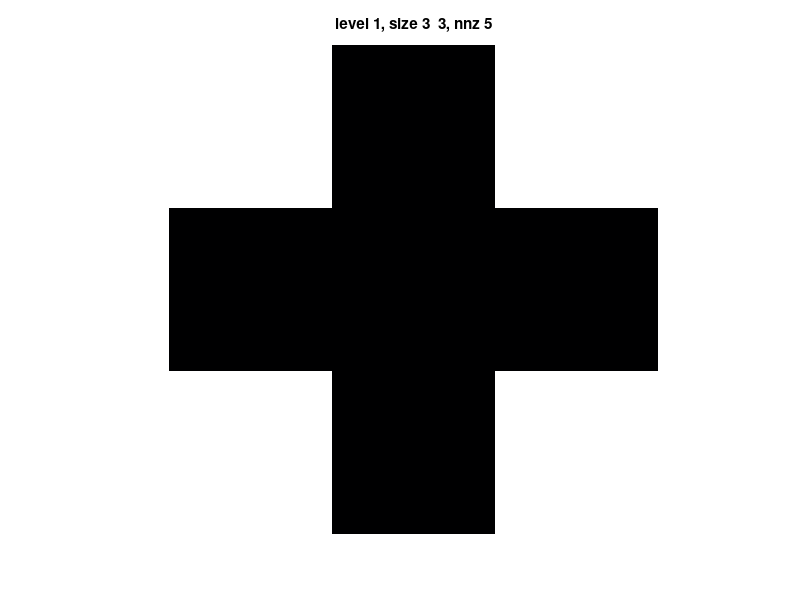
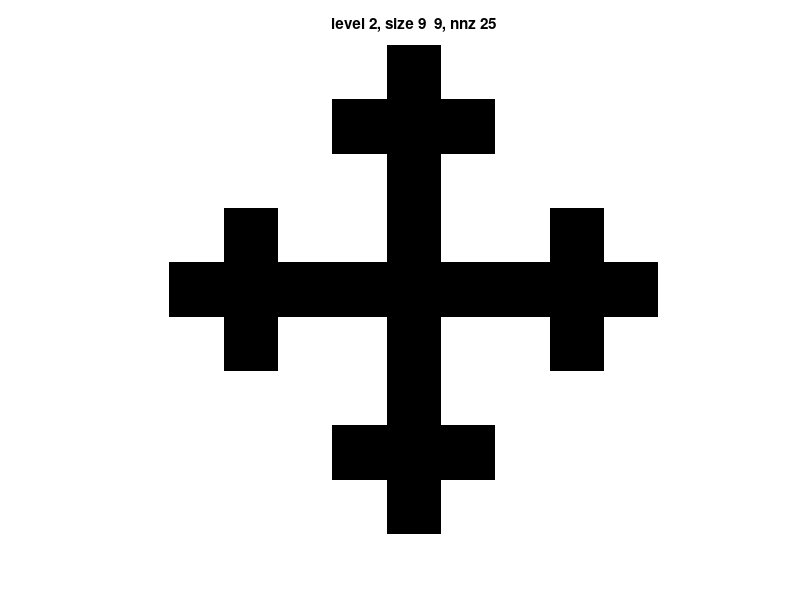
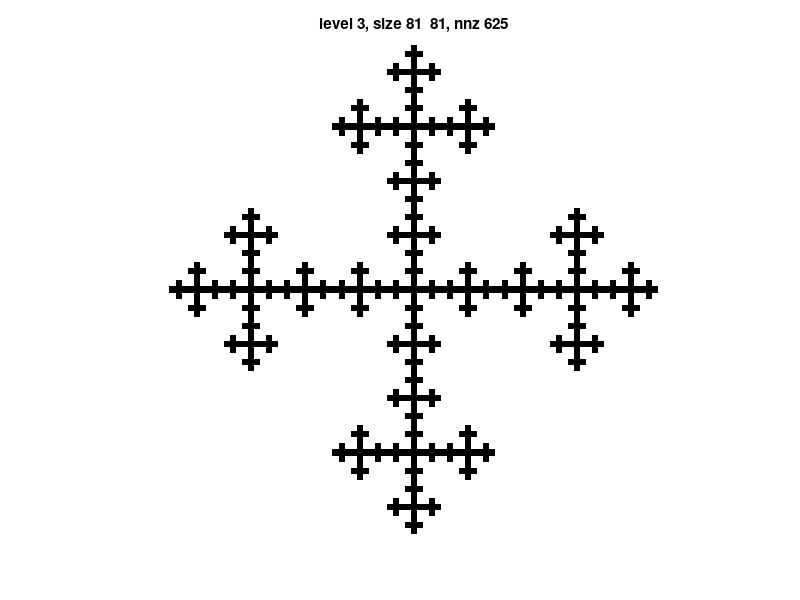

Reproduce these figures in MATLAB, in order. (Note: this script raises an error after producing the figures.)
%
% KRON_SELF
%
% Produce a self-similar image using the Kronecker matrix product.
%

clc; clear; close all;

n=4;

% uncomment one of the following lines
X = [ 0 1 0 ; 1 1 1 ; 0 1 0 ];
% X = [ 0 1 0 ; 0 1 1 ; 1 1 1 ];
% X = [ 0 0 0 0 0 0 0 ; 0 0 1 1 1 0 0 ; 0 1 0 0 0 1 0 ; 0 1 0 0 0 0 0 ; 0 1 0 1 1 1 0 ; 0 1 0 0 0 1 0 ; 0 1 0 0 0 1 0 ; 0 0 1 1 1 0 0 ; 0 0 0 0 0 0 0 ];


X = sparse(X);
I = sparse(eye(size(X)));

figure(1)
imagesc(X)
colormap(flipud(colormap(bone)))
title(['level 1, size ' num2str(size(X)) ', nnz ' num2str(nnz(X)) ])
axis off
axis equal

max_nnz = 1e6;
for k=2:n
    if nnz(X)^2>max_nnz
        warning(['Stopping at level ' num2str(k-1) ' because ' num2str(nnz(X)^2) ' nnz(X)^2 > max_numel = ' num2str(max_nnz) '.'])
        break
    end
    X = kron(X,X);
    figure
    imagesc(X)
    colormap(flipud(colormap(bone)))
    axis off
    axis equal
    title(['level ' num2str(k) ', size ' num2str(size(X)) ', nnz ' num2str(nnz(X))  ])
end

return
